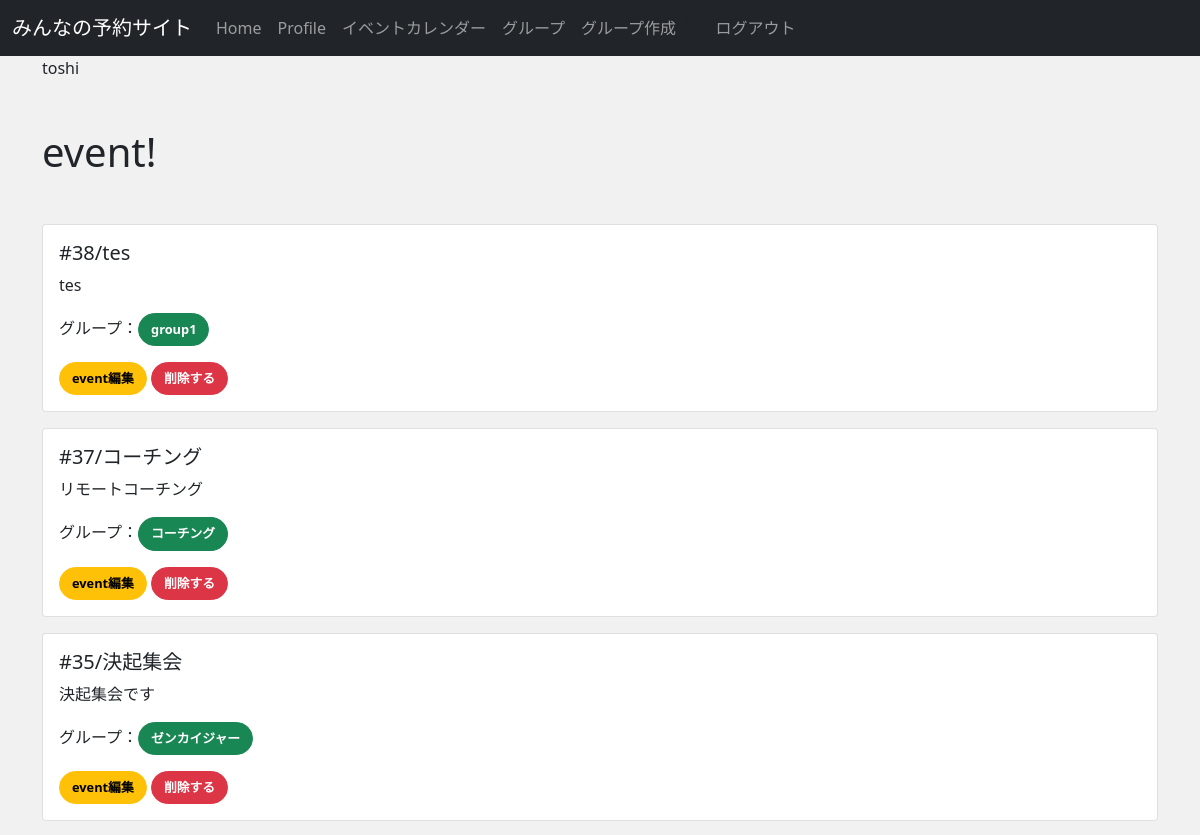
Page /event/ (signed in, upper part) on the earlier database version.
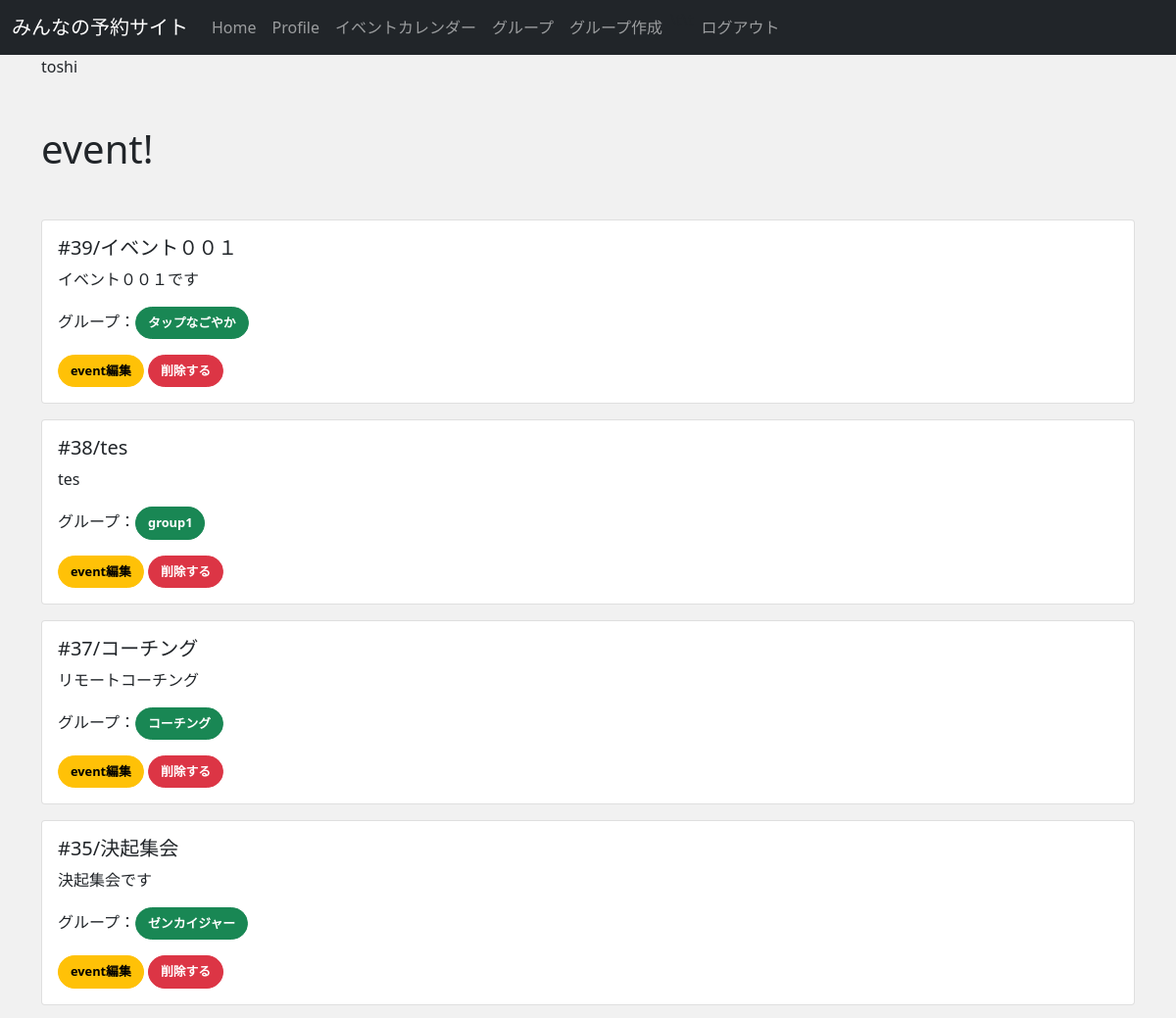
Same page on the later database version.
### reservation/models.py (models this page shows, shortened)
class Event(models.Model):
    event_title = models.CharField(max_length=150)
    event_detail = models.TextField()
    group = models.ForeignKey(Group,  on_delete=models.CASCADE, related_name="group_event")
    event_date = models.DateField()
    start_time = models.TimeField()
    end_time = models.TimeField()

class Group(models.Model):
    group_name = models.CharField(max_length=150)
    group_detail = models.TextField()
    group_owner = models.ForeignKey(
        CustomUser,
        unique=False,
        db_index=True,
        related_name='owner',
        on_delete=models.CASCADE
    )
    def __str__(self):
        return self.group_name

### reservation/views.py (the view)
# urls.py: path('event/',views.EventView.as_view(), name="event"), #イベント一覧
class EventView(LoginRequiredMixin,View):
    def get(self, request, *args, **kwargs):
        event_data = Event.objects.order_by('-id') #新しいものから順番に並べる
        return render(request, 'reservation/event_index.html',{
            'event_data': event_data
        })

### accounts/models.py (called while the page is built)
    @property
    def is_active(self):
        return self.active

### reservation/templates/reservation/event_index.html (shortened to what this page needs)
{% extends 'reservation/base.html' %}
{% block content %}
    <div class="my-5">
        <h1>event!</h1>
    </div>
    {% for event in event_data %}
    <div class="card mb-3 col-lg-auto" style="">
        <div class="row no-gutters">
            <div class="col-md-8">
                <div class="card-body">
                    <h5 class="card-title">#{{ event.id }}/{{ event.event_title }}</h5>
                    <p class="card-text">{{ event.event_detail|truncatechars:100 }}</p>
                    <p>グループ：<a href="{% url 'group_detail' event.group.pk  %} " class="btn btn-success">{{ event.group }}</a></p>
                    {% if True %}
                        <a href="{% url 'event_edit' event.pk  %} " class="btn btn-warning">event編集</a>
                        <a href="{% url 'event_delete' event.pk %}" class="btn btn-danger">削除する</a>
                    {% endif %}
                </div>
            </div>
        </div>
    </div>
    {% endfor %}
{% endblock %}

Differences in the rows shown:
added Event: id "39", event_title "イベント００１", event_detail "イベント００１です", group "タップなごやか"
